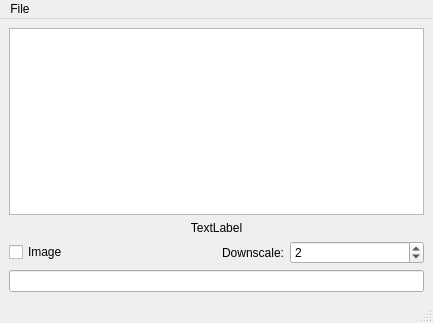
<?xml version="1.0" encoding="UTF-8"?>
<ui version="4.0">
 <class>MainWindow</class>
 <widget class="QMainWindow" name="MainWindow">
  <property name="geometry">
   <rect>
    <x>0</x>
    <y>0</y>
    <width>433</width>
    <height>323</height>
   </rect>
  </property>
  <property name="windowTitle">
   <string>MainWindow</string>
  </property>
  <widget class="QWidget" name="centralwidget">
   <layout class="QGridLayout" name="gridLayout">
    <item row="2" column="0">
     <layout class="QHBoxLayout" name="horizontalLayout">
      <item>
       <widget class="QCheckBox" name="imageCheckBox">
        <property name="text">
         <string>Image</string>
        </property>
        <property name="shortcut">
         <string>Ctrl+I</string>
        </property>
       </widget>
      </item>
      <item>
       <widget class="QLabel" name="label">
        <property name="text">
         <string>Downscale:</string>
        </property>
        <property name="alignment">
         <set>Qt::AlignRight|Qt::AlignTrailing|Qt::AlignVCenter</set>
        </property>
       </widget>
      </item>
      <item>
       <widget class="QSpinBox" name="scaleSpinBox">
        <property name="minimum">
         <number>1</number>
        </property>
        <property name="maximum">
         <number>8</number>
        </property>
        <property name="value">
         <number>2</number>
        </property>
       </widget>
      </item>
     </layout>
    </item>
    <item row="0" column="0">
     <layout class="QVBoxLayout" name="verticalLayout">
      <item>
       <widget class="QTextEdit" name="logTextEdit">
        <property name="focusPolicy">
         <enum>Qt::NoFocus</enum>
        </property>
        <property name="readOnly">
         <bool>true</bool>
        </property>
        <property name="textInteractionFlags">
         <set>Qt::NoTextInteraction</set>
        </property>
       </widget>
      </item>
     </layout>
    </item>
    <item row="1" column="0">
     <widget class="QLabel" name="statusLabel">
      <property name="text">
       <string>TextLabel</string>
      </property>
      <property name="alignment">
       <set>Qt::AlignCenter</set>
      </property>
      <property name="wordWrap">
       <bool>true</bool>
      </property>
     </widget>
    </item>
    <item row="5" column="0">
     <widget class="QLineEdit" name="commandLineEdit"/>
    </item>
   </layout>
  </widget>
  <widget class="QMenuBar" name="menubar">
   <property name="geometry">
    <rect>
     <x>0</x>
     <y>0</y>
     <width>433</width>
     <height>22</height>
    </rect>
   </property>
   <widget class="QMenu" name="menuFile">
    <property name="title">
     <string>File</string>
    </property>
    <addaction name="actionMountFix"/>
    <addaction name="actionQuit"/>
   </widget>
   <addaction name="menuFile"/>
  </widget>
  <widget class="QStatusBar" name="statusbar"/>
  <action name="actionQuit">
   <property name="text">
    <string>Quit</string>
   </property>
  </action>
  <action name="actionMountFix">
   <property name="text">
    <string>Fix the Mount</string>
   </property>
  </action>
 </widget>
 <resources/>
 <connections>
  <connection>
   <sender>actionQuit</sender>
   <signal>activated()</signal>
   <receiver>MainWindow</receiver>
   <slot>close()</slot>
   <hints>
    <hint type="sourcelabel">
     <x>-1</x>
     <y>-1</y>
    </hint>
    <hint type="destinationlabel">
     <x>216</x>
     <y>161</y>
    </hint>
   </hints>
  </connection>
 </connections>
</ui>
